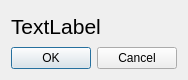
<?xml version="1.0" encoding="UTF-8"?>
<ui version="4.0">
 <class>QuestionDialog</class>
 <widget class="QDialog" name="QuestionDialog">
  <property name="geometry">
   <rect>
    <x>0</x>
    <y>0</y>
    <width>184</width>
    <height>78</height>
   </rect>
  </property>
  <property name="windowTitle">
   <string>Dialog</string>
  </property>
  <layout class="QVBoxLayout" name="verticalLayout">
   <item>
    <widget class="QLabel" name="question_label">
     <property name="minimumSize">
      <size>
       <width>0</width>
       <height>30</height>
      </size>
     </property>
     <property name="font">
      <font>
       <pointsize>16</pointsize>
      </font>
     </property>
     <property name="text">
      <string>TextLabel</string>
     </property>
    </widget>
   </item>
   <item>
    <widget class="QDialogButtonBox" name="buttonBox">
     <property name="orientation">
      <enum>Qt::Horizontal</enum>
     </property>
     <property name="standardButtons">
      <set>QDialogButtonBox::Cancel|QDialogButtonBox::Ok</set>
     </property>
    </widget>
   </item>
  </layout>
 </widget>
 <resources/>
 <connections>
  <connection>
   <sender>buttonBox</sender>
   <signal>accepted()</signal>
   <receiver>QuestionDialog</receiver>
   <slot>accept()</slot>
   <hints>
    <hint type="sourcelabel">
     <x>248</x>
     <y>254</y>
    </hint>
    <hint type="destinationlabel">
     <x>157</x>
     <y>274</y>
    </hint>
   </hints>
  </connection>
  <connection>
   <sender>buttonBox</sender>
   <signal>rejected()</signal>
   <receiver>QuestionDialog</receiver>
   <slot>reject()</slot>
   <hints>
    <hint type="sourcelabel">
     <x>316</x>
     <y>260</y>
    </hint>
    <hint type="destinationlabel">
     <x>286</x>
     <y>274</y>
    </hint>
   </hints>
  </connection>
 </connections>
</ui>
